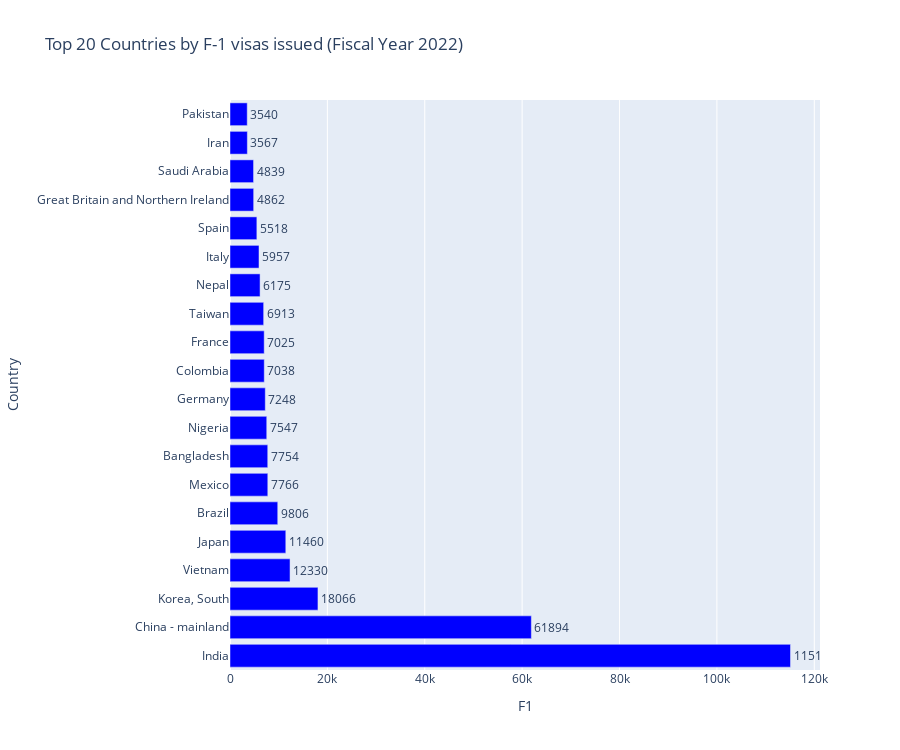

The notebook cell saved with this chart:
### Code cell
fig = px.bar(data_frame=top_50_f1,
             x='F1',
             y='Country',
             orientation='h',
             color_discrete_sequence=['blue'],
             title='Top 20 Countries by F-1 visas issued (Fiscal Year 2022)',
             text='F1',
             height=750)
fig.update_traces(textposition='outside')
fig.update_layout(uniformtext_minsize=4, uniformtext_mode='hide')
fig.show()

### Figure 1 — Plotly figure (JSON) as saved in the notebook; plotly's stock layout.template omitted (floating-point values rounded to 4 significant figures)
{"data": [{"alignmentgroup": "True", "hovertemplate": "F1=%{text}<br>Country=%{y}<extra></extra>", "legendgroup": "", "marker": {"color": "blue", "pattern": {"shape": ""}}, "name": "", "offsetgroup": "", "orientation": "h", "showlegend": false, "text": [115115, 61894, 18066, 12330, 11460, 9806, 7766, 7754, 7547, 7248, 7038, 7025, 6913, 6175, 5957, 5518, 4862, 4839, 3567, 3540], "textposition": "outside", "type": "bar", "x": [115115, 61894, 18066, 12330, 11460, 9806, 7766, 7754, 7547, 7248, 7038, 7025, 6913, 6175, 5957, 5518, 4862, 4839, 3567, 3540], "xaxis": "x", "y": ["India", "China - mainland", "Korea, South", "Vietnam", "Japan", "Brazil", "Mexico", "Bangladesh", "Nigeria", "Germany", "Colombia", "France", "Taiwan", "Nepal", "Italy", "Spain", "Great Britain and Northern Ireland", "Saudi Arabia", "Iran", "Pakistan"], "yaxis": "y"}], "layout": {"barmode": "relative", "height": 750, "legend": {"tracegroupgap": 0}, "title": {"text": "Top 20 Countries by F-1 visas issued (Fiscal Year 2022)"}, "uniformtext": {"minsize": 4, "mode": "hide"}, "xaxis": {"anchor": "y", "domain": [0, 1], "title": {"text": "F1"}}, "yaxis": {"anchor": "x", "domain": [0, 1], "title": {"text": "Country"}}}}
